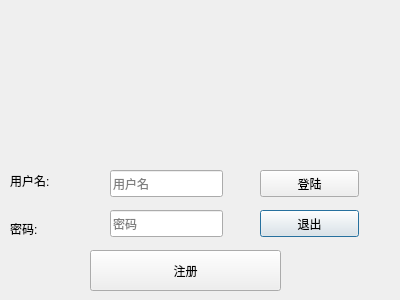
<?xml version="1.0" encoding="UTF-8"?>
<ui version="4.0">
 <class>LoginDialog</class>
 <widget class="QDialog" name="LoginDialog">
  <property name="geometry">
   <rect>
    <x>0</x>
    <y>0</y>
    <width>400</width>
    <height>300</height>
   </rect>
  </property>
  <property name="windowTitle">
   <string>Dialog</string>
  </property>
  <widget class="QLineEdit" name="UserNameEdit">
   <property name="geometry">
    <rect>
     <x>110</x>
     <y>170</y>
     <width>113</width>
     <height>27</height>
    </rect>
   </property>
   <property name="text">
    <string/>
   </property>
   <property name="placeholderText">
    <string>用户名</string>
   </property>
  </widget>
  <widget class="QLineEdit" name="PassWordEdit">
   <property name="geometry">
    <rect>
     <x>110</x>
     <y>210</y>
     <width>113</width>
     <height>27</height>
    </rect>
   </property>
   <property name="echoMode">
    <enum>QLineEdit::Password</enum>
   </property>
   <property name="placeholderText">
    <string>密码</string>
   </property>
  </widget>
  <widget class="QLabel" name="UserNameTip">
   <property name="geometry">
    <rect>
     <x>10</x>
     <y>170</y>
     <width>81</width>
     <height>21</height>
    </rect>
   </property>
   <property name="text">
    <string>用户名:</string>
   </property>
  </widget>
  <widget class="QLabel" name="PassWordTip">
   <property name="geometry">
    <rect>
     <x>10</x>
     <y>220</y>
     <width>67</width>
     <height>17</height>
    </rect>
   </property>
   <property name="text">
    <string>密码:</string>
   </property>
  </widget>
  <widget class="QPushButton" name="QuitButton">
   <property name="geometry">
    <rect>
     <x>260</x>
     <y>210</y>
     <width>99</width>
     <height>27</height>
    </rect>
   </property>
   <property name="text">
    <string>退出</string>
   </property>
  </widget>
  <widget class="QPushButton" name="LoginButton">
   <property name="geometry">
    <rect>
     <x>260</x>
     <y>170</y>
     <width>99</width>
     <height>27</height>
    </rect>
   </property>
   <property name="text">
    <string>登陆</string>
   </property>
  </widget>
  <widget class="QPushButton" name="SightUp">
   <property name="geometry">
    <rect>
     <x>90</x>
     <y>250</y>
     <width>191</width>
     <height>41</height>
    </rect>
   </property>
   <property name="text">
    <string>注册</string>
   </property>
  </widget>
 </widget>
 <resources/>
 <connections>
  <connection>
   <sender>QuitButton</sender>
   <signal>clicked()</signal>
   <receiver>LoginDialog</receiver>
   <slot>close()</slot>
   <hints>
    <hint type="sourcelabel">
     <x>309</x>
     <y>223</y>
    </hint>
    <hint type="destinationlabel">
     <x>199</x>
     <y>149</y>
    </hint>
   </hints>
  </connection>
 </connections>
</ui>
